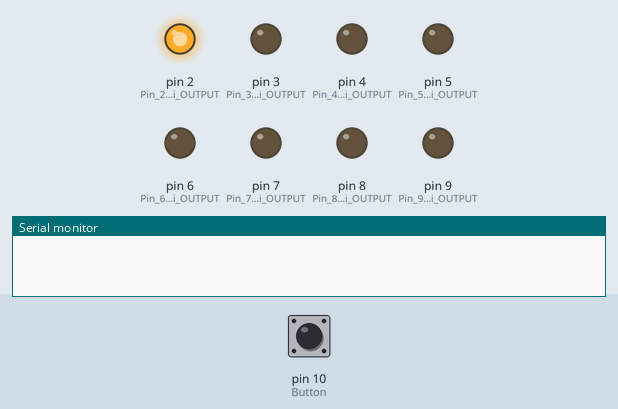
This sketch was run on a simulated Arduino Uno, built with avr-gcc and run on an emulated ATmega328P. Shown: output pins drawn as LEDs (lit = HIGH), the last lines printed to the serial monitor. The test bench sets the inputs (shaded band); at power-on: pin 10 (Button) HIGH.

Above: at 0.1 s.
At 5.3 s:
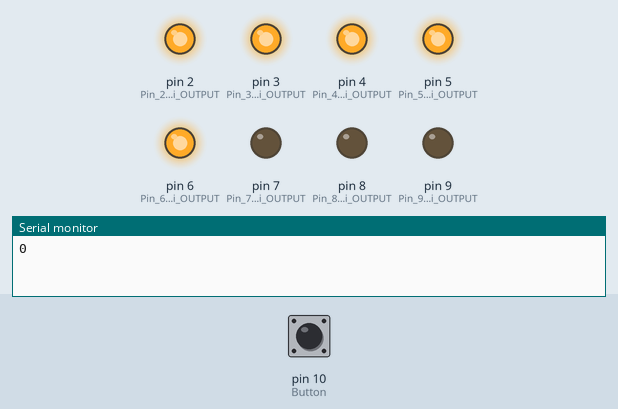
7.3 s: pin 10 (Button) pulled LOW for 3 s
At 11.0 s:
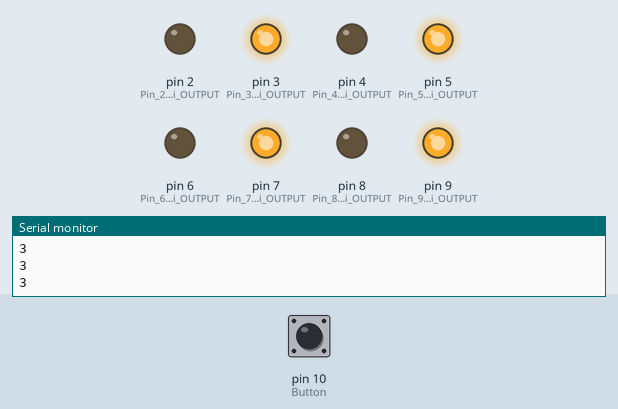
Timing chart, 0 to 12.5 s (numbered marks = the images above; inputs shaded):
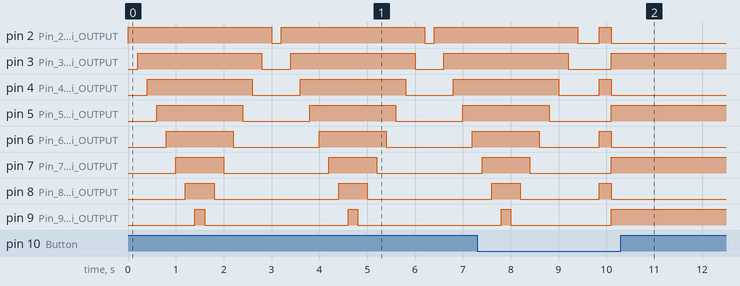

The sketch:

Job1_3.ino
```cpp
int state=0;                                                    //deklarasi state bernilai 0
int Button = 10;                                                //deklarasi pin 10 sebagai Button

void setup() {
  Serial.begin(9600);                                           //Menampilkan Serial Monitor
  pinMode(2,OUTPUT);                                            //Pin 2 sebagai OUTPUT
  pinMode(3,OUTPUT);                                            //Pin 3 sebagai OUTPUT
  pinMode(4,OUTPUT);                                            //Pin 4 sebagai OUTPUT
  pinMode(5,OUTPUT);                                            //Pin 5 sebagai OUTPUT
  pinMode(6,OUTPUT);                                            //Pin 6 sebagai OUTPUT
  pinMode(7,OUTPUT);                                            //Pin 7 sebagai OUTPUT
  pinMode(8,OUTPUT);                                            //Pin 8 sebagai OUTPUT
  pinMode(9,OUTPUT);                                            //Pin 9 sebagai OUTPUT
  pinMode(Button,INPUT_PULLUP);                                 //Pin 10 sebagai INPUT
}

void running(){                                                 //Fungsi Untuk menyalakan running LED
    for (int pin = 2; pin <= 9; pin++) {                        //perulangan for untuk mematikan LED
    digitalWrite(pin, LOW);                                     //LED mati sesuai indeks pin
    }
   for (int pin = 2; pin <= 9; pin++) {                         //perulangan for untuk menyalakan LED
    if (Button == LOW){                                         //Jika Button ditekan maka program akan keluar dari perulangan
      return;
    }
    digitalWrite(pin, HIGH);                                    //LED menyala sesuai indeks pin
    delay(200);                                                 //Jeda 200ms
    }
    for (int pin = 9; pin >= 2; pin--) {                        //perulangan for untuk Matikan LED
      if(Button == LOW){                                        //Jika Button ditekan maka program akan keluar dari perulangan
        return;
      }
    digitalWrite(pin, LOW);                                     //LED mati sesuai indeks pin
    delay(200);                                                 //Jeda 200ms
  }
}
void genap(){                                                   //Membuat Fungsi Genap
  digitalWrite(2,0);                                            //pin 2 Mati
  digitalWrite(3,1);                                            //pin 3 Nyala
  digitalWrite(4,0);                                            //pin 4 Mati
  digitalWrite(5,1);                                            //pin 5 Nyala
  digitalWrite(6,0);                                            //pin 6 Mati
  digitalWrite(7,1);                                            //pin 7 Nyala
  digitalWrite(8,0);                                            //pin 8 Mati
  digitalWrite(9,1);                                            //pin 9 Nyala
}
void ganjil(){                                                  //Membuat Fungsi ganjil
  digitalWrite(2,1);                                            //pin 2 Nyala
  digitalWrite(3,0);                                            //pin 3 Mati
  digitalWrite(4,1);                                            //pin 4 Nyala
  digitalWrite(5,0);                                            //pin 5 Mati
  digitalWrite(6,1);                                            //pin 6 Nyala
  digitalWrite(7,0);                                            //pin 7 Mati
  digitalWrite(8,1);                                            //pin 8 Nyala
  digitalWrite(9,0);                                            //pin 9 Mati
}
void loop() {
  bool Tombol = digitalRead(Button);                            //Deklarasi Tombol = Button
  if (Tombol == LOW){                                           //Jika Tombol mendeteksi LOW
    delay(250);                                                 //Debouncing 250
    state ++;                                                   //nilai state +1
  }
  if (state > 3){                                               //Jika state >3 maka state kembali ke nilai 0
    state = 0;
  }
   if (state == 0){                                             //Jika state bernilai 0 maka fungsi running berjalan
    running();
   }
   else if (state == 1){                                        //Jika state bernilai 1 maka fungsi ganjil berjalan
    ganjil();
   }
   else {                                                       //Jika tidak maka fungsi genap berjalan
    genap();
   }
   Serial.println(state);                                       //Menampilkan state pada serial monitor
}
```
